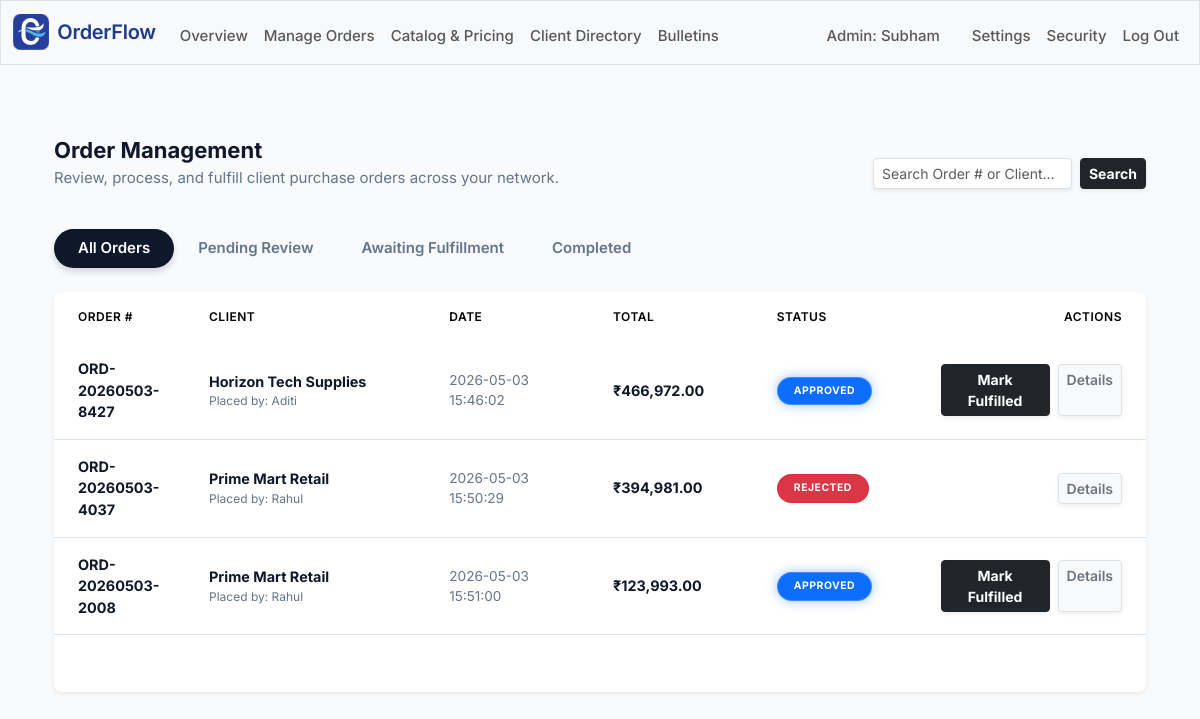
Screenshot of /admin/orders (signed in) with the database file from the repository.
### tables this page shows
CREATE TABLE users (    id INTEGER PRIMARY KEY AUTOINCREMENT,    company_id INTEGER NOT NULL,    first_name TEXT NOT NULL,    last_name TEXT,    email TEXT UNIQUE NOT NULL,    hash TEXT NOT NULL,    role TEXT NOT NULL DEFAULT 'client',    is_active INTEGER NOT NULL DEFAULT 1,    created_at DATETIME DEFAULT CURRENT_TIMESTAMP, client_company_name TEXT DEFAULT NULL,    FOREIGN KEY (company_id) REFERENCES companies(id));

CREATE TABLE orders (    id INTEGER PRIMARY KEY AUTOINCREMENT,    company_id INTEGER NOT NULL,    user_id INTEGER NOT NULL,    order_number TEXT UNIQUE NOT NULL,    total_amount INTEGER NOT NULL,    status TEXT NOT NULL DEFAULT 'pending'        CHECK (status IN ('pending','approved','rejected','fulfilled')),    notes TEXT,    approved_by INTEGER,    created_at DATETIME DEFAULT CURRENT_TIMESTAMP,    FOREIGN KEY (company_id) REFERENCES companies(id),    FOREIGN KEY (user_id) REFERENCES users(id),    FOREIGN KEY (approved_by) REFERENCES users(id));

### app.py (the view)
@app.route("/admin/orders", methods=["GET", "POST"])
@admin_required
def admin_orders():
    user_data = db.execute(
        "SELECT first_name, company_id FROM users WHERE id = ?",
        session["user_id"]
    )
    if len(user_data) != 1:
        flash("Session error. Please log in again.", "danger")
        return redirect("/logout")
    username = user_data[0]["first_name"]
    company_id = user_data[0]["company_id"]
    pending_orders = db.execute(
        "SELECT COUNT(*) AS total FROM orders WHERE status = 'pending' AND company_id = ?",
        company_id
    )
    pending_count = pending_orders[0]["total"]
    orders = db.execute(
        "SELECT orders.id AS id, orders.order_number AS order_number, users.client_company_name AS company_name, users.first_name AS user_first_name, orders.created_at AS created_at, orders.total_amount AS total_amount, orders.status AS status FROM orders JOIN users ON orders.user_id = users.id WHERE orders.company_id = ?",
        company_id
    )
    for order in orders:
        order["formatted_total_amount"] = (order["total_amount"] / 100)
    return render_template("admin_orders.html", username=username, pending_count=pending_count, orders=orders)

### app.py (called while the page is built)
@app.after_request
def after_request(response):
    response.headers["Cache-Control"] = "no-cache, no-store, must-revalidate"
    response.headers["Expires"] = 0
    response.headers["Pragma"] = "no-cache"
    return response

### helpers.py (called while the page is built)
def admin_required(f):
    @wraps(f)
    def decorated_function(*args, **kwargs):
        if session.get("user_id") is None:
            return redirect("/login")
        rows = db.execute(
            "SELECT role FROM users WHERE id = ?",
            session["user_id"]
        )
        if len(rows) != 1 or rows[0]["role"] != "admin":
            flash("Access denied. Administrator privileges required.", "danger")
            return redirect("/")
        return f(*args, **kwargs)
    return decorated_function

def inr(value):
    return f"₹{value:,.2f}"

### templates/admin_orders.html (shortened to what this page needs)
{% extends "layout.html" %}
{% block main %}
<div class="container py-4 text-start">
    <div class="d-flex justify-content-between align-items-end mb-4 pb-3">
        <div>
            <h2 class="fw-bold text-dark mb-1">Order Management</h2>
            <p class="text-muted mb-0">Review, process, and fulfill client purchase orders across your network.</p>
        </div>
        <div class="w-25">
            <form action="/admin/orders" method="GET" class="d-flex">
                <input type="text" name="q" class="form-control form-control-sm shadow-sm focus-ring-dark" placeholder="Search Order # or Client...">
                <button class="btn btn-dark btn-sm ms-2 fw-bold shadow-sm" type="submit">Search</button>
            </form>
        </div>
    </div>
    <ul class="nav nav-pills mb-4 filter-pills">
        <li class="nav-item">
            <a class="nav-link {% if current_filter == 'all' or not current_filter %}active{% endif %} fw-semibold px-4 rounded-pill" href="/admin/orders?status=all">All Orders</a>
        </li>
        <li class="nav-item">
            <a class="nav-link {% if current_filter == 'pending' %}active{% endif %} fw-semibold px-4 rounded-pill" href="/admin/orders?status=pending">
                Pending Review
            </a>
        </li>
        <li class="nav-item">
            <a class="nav-link {% if current_filter == 'approved' %}active{% endif %} fw-semibold px-4 rounded-pill" href="/admin/orders?status=approved">Awaiting Fulfillment</a>
        </li>
        <li class="nav-item">
            <a class="nav-link {% if current_filter == 'fulfilled' %}active{% endif %} text-muted fw-semibold px-4 rounded-pill" href="/admin/orders?status=fulfilled">Completed</a>
        </li>
    </ul>
    <div class="card border-0 shadow-sm rounded-3 overflow-hidden mb-5">
        <div class="table-responsive" style="min-height: 400px;">
            <table class="table table-hover align-middle mb-0">
                <thead class="bg-light text-muted" style="font-size: 0.75rem; text-transform: uppercase; letter-spacing: 0.5px;">
                    <tr>
                        <th class="py-3 px-4 fw-semibold border-bottom-0" style="width: 12%;">Order #</th>
                        <th class="py-3 px-4 fw-semibold border-bottom-0" style="width: 22%;">Client</th>
                        <th class="py-3 px-4 fw-semibold border-bottom-0" style="width: 15%;">Date</th>
                        <th class="py-3 px-4 fw-semibold border-bottom-0" style="width: 15%;">Total</th>
                        <th class="py-3 px-4 fw-semibold border-bottom-0" style="width: 15%;">Status</th>
                        <th class="py-3 px-4 fw-semibold border-bottom-0 text-end" style="width: 21%;">Actions</th>
                    </tr>
                </thead>
                <tbody class="border-top-0">
                    {% for order in orders %}
                    <tr>
                        <td class="py-3 px-4 fw-bold text-dark" style="font-size: 0.9rem;">
                            {{ order.order_number }}
                        </td>
                        <td class="py-3 px-4">
                            <div class="fw-bold text-dark" style="font-size: 0.9rem;">{{ order.company_name }}</div>
                            <div class="text-muted" style="font-size: 0.75rem;">Placed by: {{ order.user_first_name }}</div>
                        </td>
                        <td class="py-3 px-4 text-muted" style="font-size: 0.85rem;">
                            {{ order.created_at }}
                        </td>
                        <td class="py-3 px-4 fw-bold text-dark" style="font-size: 0.9rem;">
                            {{ order.formatted_total_amount | inr }}
                        </td>
                        <td class="py-3 px-4">
                            {% if order.status == 'pending' %}
                                <span class="badge bg-warning text-dark rounded-pill px-3 py-2 text-uppercase d-inline-flex align-items-center" style="font-size: 0.65rem; letter-spacing: 0.5px;">
                                    <span class="spinner-grow spinner-grow-sm me-2 text-dark" style="width: 0.5rem; height: 0.5rem;"></span> Pending
                                </span>
                            {% elif order.status == 'approved' %}
                                <span class="badge bg-primary rounded-pill px-3 py-2 text-uppercase" style="font-size: 0.65rem; letter-spacing: 0.5px;">Approved</span>
                            {% elif order.status == 'fulfilled' %}
                                <span class="badge bg-success rounded-pill px-3 py-2 text-uppercase" style="font-size: 0.65rem; letter-spacing: 0.5px;">Fulfilled</span>
                            {% elif order.status == 'rejected' %}
                                <span class="badge bg-danger rounded-pill px-3 py-2 text-uppercase" style="font-size: 0.65rem; letter-spacing: 0.5px;">Rejected</span>
                            {% endif %}
                        </td>
                        <td class="py-3 px-4 text-end">
                            <div class="d-flex justify-content-end gap-2">
                                {% if order.status == 'pending' %}
                                    <form action="/admin/orders/update" method="POST" class="m-0">
                                        <input type="hidden" name="order_id" value="{{ order.id }}">
                                        <input type="hidden" name="new_status" value="approved">
                                        <button type="submit" class="btn btn-sm btn-success fw-bold shadow-sm admin-action-btn" title="Approve Order">✓ Approve</button>
                                    </form>
                                    <form action="/admin/orders/update" method="POST" class="m-0">
                                        <input type="hidden" name="order_id" value="{{ order.id }}">
                                        <input type="hidden" name="new_status" value="rejected">
                                        <button type="submit" class="btn btn-sm btn-outline-danger fw-bold shadow-sm admin-action-btn" title="Reject Order">✕</button>
                                    </form>
                                {% elif order.status == 'approved' %}
                                    <form action="/admin/orders/update" method="POST" class="m-0">
                                        <button type="submit" class="btn btn-sm btn-dark fw-bold shadow-sm admin-action-btn">Mark Fulfilled</button>
                                    </form>
                                {% endif %}
                                <a href="/admin/orders/{{ order.id }}" class="btn btn-sm btn-light border text-secondary fw-semibold shadow-sm action-btn">
                                    Details
                                </a>
                            </div>
                        </td>
                    </tr>
                    {% endfor %}
                </tbody>
            </table>
        </div>
    </div>
</div>
{% endblock %}

### templates/layout.html (shortened to what this page needs)
<!DOCTYPE html>
<html lang="en">
    <head>
        <link href="https://cdn.jsdelivr.net/npm/bootstrap@5.3.8/dist/css/bootstrap.min.css" rel="stylesheet">
        <link rel="stylesheet" href="{{ url_for('static', filename='css/styles.css') }}">
    </head>
    <body class="{% block body_class %}{% endblock %}">
        <nav class="bg-light border navbar navbar-expand-md navbar-light">
            <div class="container-fluid">
                <a class="navbar-brand d-flex align-items-center" href="/">
                    <img src="{{ url_for('static', filename='images/logo.svg') }}"
                        alt="OrderFlow"
                        height="36"
                        class="me-2">
                    <span class="brand-text">OrderFlow</span>
                </a>
                <div class="collapse navbar-collapse" id="navbar">
                    {% if session["user_id"] %}
                        <ul class="navbar-nav me-auto mt-2">
                            {% if session.get("role") == "admin" %}
                                <li class="nav-item"><a class="nav-link" href="/admin">Overview</a></li>
                                <li class="nav-item"><a class="nav-link" href="/admin/orders">Manage Orders</a></li>
                                <li class="nav-item"><a class="nav-link" href="/admin/products">Catalog & Pricing</a></li>
                                <li class="nav-item"><a class="nav-link" href="/admin/clients">Client Directory</a></li>
                                <li class="nav-item"><a class="nav-link" href="/admin/bulletins">Bulletins</a></li>
                            {% else %}
                                <li class="nav-item"><a class="nav-link" href="/dashboard">Dashboard</a></li>
                                <li class="nav-item"><a class="nav-link" href="/catalog">Order Products</a></li>
                                <li class="nav-item"><a class="nav-link" href="/orders">My Orders</a></li>
                            {% endif %}
                        </ul>
                        <ul class="navbar-nav ms-auto mt-2">
                            <li class="nav-item me-3">
                                <span class="nav-link username-text">
                                    <span class="username-label">
                                        {% if session.get("role") == "admin" %}Admin:{% else %}User:{% endif %}
                                    </span>
                                    {{ username }}
                                </span>
                            </li>
                            {% if session.get("role") == "client" %}
                                <li class="nav-item"><a class="nav-link" href="/settings">Settings</a></li>
                                <li class="nav-item"><a class="nav-link" href="/change_password">Security</a></li>
                            {% else %}
                                <li class="nav-item"><a class="nav-link" href="/admin/settings">Settings</a></li>
                                <li class="nav-item"><a class="nav-link" href="/admin/change_password">Security</a></li>
                            {% endif %}
                            <li class="nav-item"><a class="nav-link" href="/logout">Log Out</a></li>
                        </ul>
                    {% endif %}
                </div>
            </div>
        </nav>
        <main class="container py-5 text-center">
            {% block main %}{% endblock %}
        </main>
    </body>
</html>

### static/css/styles.css (style rules this page uses)
.brand-text { font-weight: 600; font-size: 20px; letter-spacing: -0.3px; color: #1e3a8a; }
.nav-link { font-weight: 500; font-size: 15px; }
h2 { font-weight: 600; font-size: 22px; }
p { font-weight: 400; font-size: 15px; color: #475569; }
.navbar { border-bottom: 1px solid #e2e8f0; background-color: white; }
body { font-family: 'Inter', sans-serif; -webkit-font-smoothing: antialiased; color: #0f172a; background-color: #f8fafc; }
.text-muted { color: #64748b !important; }
.text-dark { color: #0f172a !important; }
.card { transition: transform 0.2s ease-in-out; border-radius: 0.75rem; }
body { background-color: #f8fafc; }
.card.shadow-sm { transition: transform 0.3s ease, box-shadow 0.3s ease; }
.table-hover tbody tr { transition: background-color 0.2s ease-in-out; cursor: default; }
.badge.rounded-pill { font-weight: 700; padding: 0.4em 0.8em; border: 1px solid rgba(0,0,0,0.05); }
.filter-pills .nav-link { transition: all 0.2s ease; color: #64748b; background-color: transparent; }
.filter-pills .nav-link.active { background-color: #0f172a !important; color: #ffffff !important; box-shadow: 0 4px 6px rgba(15, 23, 42, 0.15); }
.action-btn { transition: all 0.2s ease; }
.focus-ring-dark { transition: all 0.2s ease-in-out; }
.admin-action-btn { transition: all 0.2s ease; }
.badge.bg-primary { box-shadow: 0 0 12px rgba(13, 110, 253, 0.4); border: 1px solid rgba(255, 255, 255, 0.2); }

### rows the page displays
users: first_name "Subham"
orders: order_number "ORD-20260503-8427", company_name "Horizon Tech Supplies", user_first_name "Aditi", created_at "2026-05-03 15:46:02", formatted_total_amount|inr "₹466,972.00", status "APPROVED"
orders: order_number "ORD-20260503-4037", company_name "Prime Mart Retail", user_first_name "Rahul", created_at "2026-05-03 15:50:29", formatted_total_amount|inr "₹394,981.00", status "REJECTED"
orders: order_number "ORD-20260503-2008", company_name "Prime Mart Retail", user_first_name "Rahul", created_at "2026-05-03 15:51:00", formatted_total_amount|inr "₹123,993.00", status "APPROVED"
